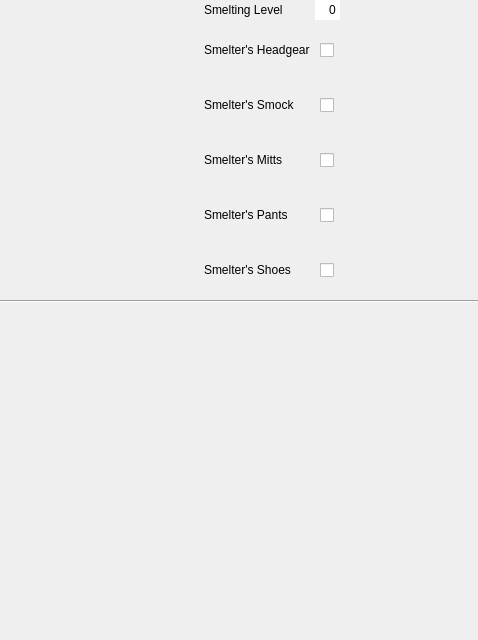
<?xml version="1.0" encoding="UTF-8"?>
<ui version="4.0">
 <class>SmeltingSettingsInputPage</class>
 <widget class="QWidget" name="SmeltingSettingsInputPage">
  <property name="geometry">
   <rect>
    <x>0</x>
    <y>0</y>
    <width>478</width>
    <height>640</height>
   </rect>
  </property>
  <property name="windowTitle">
   <string>SmeltingSettingsInputPage</string>
  </property>
  <layout class="QGridLayout" name="gridLayout">
   <property name="leftMargin">
    <number>0</number>
   </property>
   <property name="topMargin">
    <number>0</number>
   </property>
   <property name="rightMargin">
    <number>0</number>
   </property>
   <property name="bottomMargin">
    <number>0</number>
   </property>
   <property name="horizontalSpacing">
    <number>0</number>
   </property>
   <property name="verticalSpacing">
    <number>5</number>
   </property>
   <item row="4" column="4" alignment="Qt::AlignHCenter">
    <widget class="QCheckBox" name="smelters_pants">
     <property name="sizePolicy">
      <sizepolicy hsizetype="Preferred" vsizetype="Preferred">
       <horstretch>0</horstretch>
       <verstretch>0</verstretch>
      </sizepolicy>
     </property>
     <property name="layoutDirection">
      <enum>Qt::LeftToRight</enum>
     </property>
     <property name="styleSheet">
      <string notr="true"/>
     </property>
     <property name="text">
      <string/>
     </property>
    </widget>
   </item>
   <item row="1" column="1">
    <widget class="QLabel" name="smelters_headgear_image">
     <property name="minimumSize">
      <size>
       <width>100</width>
       <height>50</height>
      </size>
     </property>
     <property name="maximumSize">
      <size>
       <width>100</width>
       <height>50</height>
      </size>
     </property>
     <property name="text">
      <string/>
     </property>
     <property name="pixmap">
      <pixmap resource="../../../market_manager.qrc">:/MarketManager/images/armour_sets/smelter_set/smelters_headgear.png</pixmap>
     </property>
     <property name="scaledContents">
      <bool>true</bool>
     </property>
     <property name="alignment">
      <set>Qt::AlignCenter</set>
     </property>
    </widget>
   </item>
   <item row="2" column="2">
    <widget class="QLabel" name="smelters_smock_label">
     <property name="text">
      <string>Smelter's Smock</string>
     </property>
     <property name="alignment">
      <set>Qt::AlignLeading|Qt::AlignLeft|Qt::AlignVCenter</set>
     </property>
    </widget>
   </item>
   <item row="0" column="6">
    <spacer name="horizontalSpacer_2">
     <property name="orientation">
      <enum>Qt::Horizontal</enum>
     </property>
     <property name="sizeHint" stdset="0">
      <size>
       <width>0</width>
       <height>20</height>
      </size>
     </property>
    </spacer>
   </item>
   <item row="3" column="2">
    <widget class="QLabel" name="smelters_mitts_label">
     <property name="text">
      <string>Smelter's Mitts</string>
     </property>
     <property name="alignment">
      <set>Qt::AlignLeading|Qt::AlignLeft|Qt::AlignVCenter</set>
     </property>
    </widget>
   </item>
   <item row="5" column="4" alignment="Qt::AlignHCenter">
    <widget class="QCheckBox" name="smelters_shoes">
     <property name="sizePolicy">
      <sizepolicy hsizetype="Preferred" vsizetype="Preferred">
       <horstretch>0</horstretch>
       <verstretch>0</verstretch>
      </sizepolicy>
     </property>
     <property name="layoutDirection">
      <enum>Qt::LeftToRight</enum>
     </property>
     <property name="styleSheet">
      <string notr="true"/>
     </property>
     <property name="text">
      <string/>
     </property>
    </widget>
   </item>
   <item row="0" column="3">
    <widget class="QLabel" name="text_buffer">
     <property name="minimumSize">
      <size>
       <width>5</width>
       <height>0</height>
      </size>
     </property>
     <property name="maximumSize">
      <size>
       <width>5</width>
       <height>16777215</height>
      </size>
     </property>
     <property name="text">
      <string/>
     </property>
    </widget>
   </item>
   <item row="1" column="4" alignment="Qt::AlignHCenter">
    <widget class="QCheckBox" name="smelters_headgear">
     <property name="sizePolicy">
      <sizepolicy hsizetype="Preferred" vsizetype="Preferred">
       <horstretch>0</horstretch>
       <verstretch>0</verstretch>
      </sizepolicy>
     </property>
     <property name="layoutDirection">
      <enum>Qt::LeftToRight</enum>
     </property>
     <property name="styleSheet">
      <string notr="true"/>
     </property>
     <property name="text">
      <string/>
     </property>
    </widget>
   </item>
   <item row="5" column="2">
    <widget class="QLabel" name="smelters_shoes_label">
     <property name="text">
      <string>Smelter's Shoes</string>
     </property>
     <property name="alignment">
      <set>Qt::AlignLeading|Qt::AlignLeft|Qt::AlignVCenter</set>
     </property>
    </widget>
   </item>
   <item row="0" column="4">
    <widget class="QSpinBox" name="smelting_level">
     <property name="sizePolicy">
      <sizepolicy hsizetype="Preferred" vsizetype="Preferred">
       <horstretch>0</horstretch>
       <verstretch>0</verstretch>
      </sizepolicy>
     </property>
     <property name="frame">
      <bool>false</bool>
     </property>
     <property name="alignment">
      <set>Qt::AlignRight|Qt::AlignTrailing|Qt::AlignVCenter</set>
     </property>
     <property name="buttonSymbols">
      <enum>QAbstractSpinBox::NoButtons</enum>
     </property>
     <property name="suffix">
      <string/>
     </property>
     <property name="prefix">
      <string/>
     </property>
     <property name="maximum">
      <number>200</number>
     </property>
    </widget>
   </item>
   <item row="2" column="4" alignment="Qt::AlignHCenter">
    <widget class="QCheckBox" name="smelters_smock">
     <property name="sizePolicy">
      <sizepolicy hsizetype="Preferred" vsizetype="Preferred">
       <horstretch>0</horstretch>
       <verstretch>0</verstretch>
      </sizepolicy>
     </property>
     <property name="layoutDirection">
      <enum>Qt::LeftToRight</enum>
     </property>
     <property name="styleSheet">
      <string notr="true"/>
     </property>
     <property name="text">
      <string/>
     </property>
    </widget>
   </item>
   <item row="0" column="0">
    <spacer name="horizontalSpacer">
     <property name="orientation">
      <enum>Qt::Horizontal</enum>
     </property>
     <property name="sizeHint" stdset="0">
      <size>
       <width>0</width>
       <height>20</height>
      </size>
     </property>
    </spacer>
   </item>
   <item row="4" column="1">
    <widget class="QLabel" name="smelters_pants_image">
     <property name="minimumSize">
      <size>
       <width>100</width>
       <height>50</height>
      </size>
     </property>
     <property name="maximumSize">
      <size>
       <width>100</width>
       <height>50</height>
      </size>
     </property>
     <property name="text">
      <string/>
     </property>
     <property name="pixmap">
      <pixmap resource="../../../market_manager.qrc">:/MarketManager/images/armour_sets/smelter_set/smelters_pants.png</pixmap>
     </property>
     <property name="scaledContents">
      <bool>true</bool>
     </property>
     <property name="alignment">
      <set>Qt::AlignCenter</set>
     </property>
    </widget>
   </item>
   <item row="1" column="2">
    <widget class="QLabel" name="smelters_headgear_label">
     <property name="text">
      <string>Smelter's Headgear</string>
     </property>
     <property name="alignment">
      <set>Qt::AlignLeading|Qt::AlignLeft|Qt::AlignVCenter</set>
     </property>
    </widget>
   </item>
   <item row="7" column="0" colspan="7">
    <widget class="GeneralSettingsInputPage" name="general_settings_input_page" native="true">
     <property name="minimumSize">
      <size>
       <width>0</width>
       <height>0</height>
      </size>
     </property>
    </widget>
   </item>
   <item row="3" column="1">
    <widget class="QLabel" name="smelters_mitts_image">
     <property name="minimumSize">
      <size>
       <width>100</width>
       <height>50</height>
      </size>
     </property>
     <property name="maximumSize">
      <size>
       <width>100</width>
       <height>50</height>
      </size>
     </property>
     <property name="text">
      <string/>
     </property>
     <property name="pixmap">
      <pixmap resource="../../../market_manager.qrc">:/MarketManager/images/armour_sets/smelter_set/smelters_mitts.png</pixmap>
     </property>
     <property name="scaledContents">
      <bool>true</bool>
     </property>
     <property name="alignment">
      <set>Qt::AlignCenter</set>
     </property>
    </widget>
   </item>
   <item row="0" column="2">
    <widget class="QLabel" name="smelting_level_label">
     <property name="text">
      <string>Smelting Level</string>
     </property>
     <property name="alignment">
      <set>Qt::AlignLeading|Qt::AlignLeft|Qt::AlignVCenter</set>
     </property>
    </widget>
   </item>
   <item row="3" column="4" alignment="Qt::AlignHCenter">
    <widget class="QCheckBox" name="smelters_mitts">
     <property name="sizePolicy">
      <sizepolicy hsizetype="Preferred" vsizetype="Preferred">
       <horstretch>0</horstretch>
       <verstretch>0</verstretch>
      </sizepolicy>
     </property>
     <property name="layoutDirection">
      <enum>Qt::LeftToRight</enum>
     </property>
     <property name="styleSheet">
      <string notr="true"/>
     </property>
     <property name="text">
      <string/>
     </property>
    </widget>
   </item>
   <item row="4" column="2">
    <widget class="QLabel" name="smelters_pants_label">
     <property name="text">
      <string>Smelter's Pants</string>
     </property>
     <property name="alignment">
      <set>Qt::AlignLeading|Qt::AlignLeft|Qt::AlignVCenter</set>
     </property>
    </widget>
   </item>
   <item row="5" column="1">
    <widget class="QLabel" name="smelters_shoes_image">
     <property name="minimumSize">
      <size>
       <width>100</width>
       <height>50</height>
      </size>
     </property>
     <property name="maximumSize">
      <size>
       <width>100</width>
       <height>50</height>
      </size>
     </property>
     <property name="text">
      <string/>
     </property>
     <property name="pixmap">
      <pixmap resource="../../../market_manager.qrc">:/MarketManager/images/armour_sets/smelter_set/smelters_shoes.png</pixmap>
     </property>
     <property name="scaledContents">
      <bool>true</bool>
     </property>
     <property name="alignment">
      <set>Qt::AlignCenter</set>
     </property>
    </widget>
   </item>
   <item row="0" column="5">
    <widget class="QLabel" name="end_buffer">
     <property name="minimumSize">
      <size>
       <width>35</width>
       <height>0</height>
      </size>
     </property>
     <property name="text">
      <string/>
     </property>
    </widget>
   </item>
   <item row="6" column="0" colspan="7">
    <widget class="Line" name="line">
     <property name="orientation">
      <enum>Qt::Horizontal</enum>
     </property>
    </widget>
   </item>
   <item row="2" column="1">
    <widget class="QLabel" name="smelters_smock_image">
     <property name="minimumSize">
      <size>
       <width>100</width>
       <height>50</height>
      </size>
     </property>
     <property name="maximumSize">
      <size>
       <width>100</width>
       <height>50</height>
      </size>
     </property>
     <property name="text">
      <string/>
     </property>
     <property name="pixmap">
      <pixmap resource="../../../market_manager.qrc">:/MarketManager/images/armour_sets/smelter_set/smelters_smock.png</pixmap>
     </property>
     <property name="scaledContents">
      <bool>true</bool>
     </property>
     <property name="alignment">
      <set>Qt::AlignCenter</set>
     </property>
    </widget>
   </item>
   <item row="8" column="1">
    <spacer name="verticalSpacer">
     <property name="orientation">
      <enum>Qt::Vertical</enum>
     </property>
     <property name="sizeHint" stdset="0">
      <size>
       <width>20</width>
       <height>0</height>
      </size>
     </property>
    </spacer>
   </item>
  </layout>
 </widget>
 <layoutdefault spacing="6" margin="11"/>
 <customwidgets>
  <customwidget>
   <class>GeneralSettingsInputPage</class>
   <extends>QWidget</extends>
   <header>ui/content_pages/input_pages/general_settings_input_page.h</header>
   <container>1</container>
  </customwidget>
 </customwidgets>
 <resources>
  <include location="../../../market_manager.qrc"/>
  <include location="../../../market_manager.qrc"/>
 </resources>
 <connections/>
</ui>
